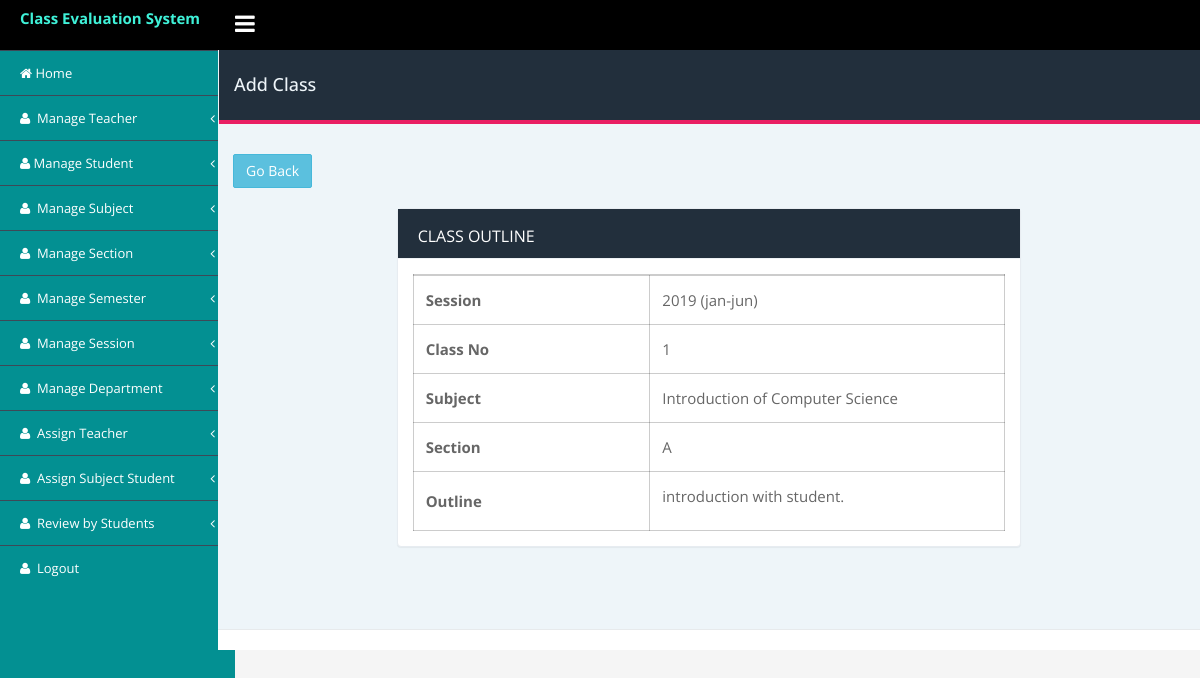
Screenshot of /admin/course_outline/course_outline_details.php?id=1 (signed in) with the database file from the repository.
### tables this page shows
CREATE TABLE `course_outline` (
  `id` int(11) NOT NULL,
  `assign_class_id` int(11) DEFAULT NULL COMMENT 'from assign class',
  `course_outline` text,
  `class_no` int(11) DEFAULT NULL COMMENT 'from assign class',
  `status` tinyint(4) NOT NULL DEFAULT '1',
  `created_at` datetime DEFAULT NULL,
  `updated_at` timestamp NULL DEFAULT NULL
);

CREATE TABLE `session` (
  `id` int(11) NOT NULL,
  `session_name` varchar(255) DEFAULT NULL,
  `year` year(4) NOT NULL,
  `status` tinyint(4) DEFAULT '1',
  `created_at` datetime DEFAULT NULL,
  `updated_at` timestamp NULL DEFAULT CURRENT_TIMESTAMP
);

CREATE TABLE `subject` (
  `id` int(11) NOT NULL,
  `subject_id` varchar(150) DEFAULT NULL,
  `subject_name` varchar(255) NOT NULL,
  `semester` int(11) DEFAULT NULL,
  `status` tinyint(4) NOT NULL DEFAULT '1' COMMENT '1=active,0=inactive',
  `created_at` datetime NOT NULL,
  `updated_at` timestamp NOT NULL DEFAULT CURRENT_TIMESTAMP
);

CREATE TABLE `section` (
  `id` int(11) NOT NULL,
  `section_name` varchar(255) DEFAULT NULL,
  `status` tinyint(4) DEFAULT '1' COMMENT '1=active,0=inactive',
  `created_at` datetime DEFAULT NULL,
  `updated_at` timestamp NULL DEFAULT NULL
);

### admin/course_outline/course_outline_details.php (the view, shortened to what this page needs)
<?php include('../includes/db/connection_db.php');?>
<!DOCTYPE html>
<html lang="en">
<head>
        <?php include('../includes/head_link.php');?>
    </head>
    <body class="fixed-top">
        <div id="wrapper">
             <?php include('../includes/nav_header.php');?>
            <div class="page-container">
                <?php include('../includes/left_sidebar.php');?>
                <div class="page-content-wrapper">
                    <div class="content-wrapper container">
                        <div class="row">
                            <div class="col-sm-12">
                                <div class="page-title">
                                    <div class="row">
                                        <h4 class="pull-left">Add Class</h4>
                                    </div>
                                </div>
                                <a class="btn btn-info" href="course_outline_list.php?id=<?php echo $_SESSION['page_id']?>">Go back</a>
                            </div>
                        </div>
                        <div class="row">
                            <div class="col-md-8 col-md-offset-2">
                                <div class="panel panel-card margin-b-30">
                                    <div class="panel-heading">
                                      Class Outline
                                    </div>
                                    <div class="panel-body">
                                    <div>
                                    <table class='class-layout'>
                                      <thead>
                                        <tr>
                                          <th width=40%></th>
                                          <th></th>
                                        </tr>
                                      </thead>
                                      <tbody>
                                      <?php
                                                if(isset($_GET['id'])){
                                                    $class_no_id = $_GET['id'];
                                                }
                                                $sql = "SELECT class_no, course_outline,
                                                section.section_name as section,
                                                session.session_name as session,
                                                session.year as s_year,
                                                subject.subject_name as subject
                                                from course_outline
                                                inner join assign_class
                                                on assign_class.id=course_outline.assign_class_id
                                                inner join assign_teacher as ast
                                                on ast.id = assign_class.assign_teacher_id
                                                inner join subject
                                                on subject.id=ast.subject_id
                                                inner join session
                                                on ast.session_id=session.id
                                                inner join section
                                                on ast.section_id=section.id
                                                where course_outline.id = $class_no_id and course_outline.status = 1";
                                                $result = $conn->query($sql);
                                                if ($result->num_rows > 0) {
                                                while($data = $result->fetch_assoc()) {
                                                 $section=$data['section'];
                                                 $session=$data['session'];
                                                 $s_year=$data['s_year'];
                                                 $subject=$data['subject'];
                                                 $course_outline=$data['course_outline'];
                                                 $class_no=$data['class_no'];
                                                ?>
                                                <tr>
                                                  <th>Session</th>
                                                  <td><?php echo $s_year." (".$session.")";?></td>
                                                </tr>
                                                <tr>
                                                  <th>Class No</th>
                                                  <td><?php echo $class_no;?></td>
                                                </tr>
                                                <tr>
                                                  <th>Subject</th>
                                                  <td><?=$subject;?></td>
                                                </tr>
                                                <tr>
                                                  <th>Section</th>
                                                <td><?=$section;?></td>
                                                </tr>
                                                <tr>
                                                  <th>Outline</th>
                                                <td><?php echo $course_outline;?></td>
                                                </tr>
                                                    <?php } } ?>
                                                    </tbody>
                                    </table>
                                    </div>
                                </div>
                            </div>
                        </div>
                    </div>
                  <?php include('../includes/footer.php');?>
            </div>
        </div>
    </body>
</html>

### admin/assets/css/style.css (style rules this page uses)
body { font-family: 'Open Sans', sans-serif; font-size: 13px; line-height: 1.42857143; color: #666; background-color: #f5f5f5; min-height: 100%; margin: 0px; padding: 0px; line-height: 24px; overflow-x: hidden; font-weight: 400; }
.margin-b-30 { margin:20px 0px; }
a { color: #3ff1d8; text-decoration: none; }
.panel { min-width:250px; }
.btn { text-transform: capitalize; font-weight: 400; letter-spacing: 0px; border-radius:2px; -webkit-border-radius: 2px; }
.fixed-top .page-container { margin-top: 50px; }
.page-container { margin: 0; padding: 0; position: relative; }
.content-wrapper.container { width: 100%; }
.page-title { margin: 0px; margin-left: -14px; margin-right: -15px; padding-left: 30px; padding-right: 30px; padding-top: 15px; padding-bottom: 15px; margin-bottom: 30px; background-color: #222f3c; color:#eef5f9!important; border-bottom: 4px solid #E91E63; }
.content-wrapper.container { padding-bottom:45px; }
.page-content-wrapper { margin-left: 218px; margin-top: 0; min-height: 600px; background: #eef5f9; position: relative; }
.panel { border: 1px solid #e7ecf1!important; border-radius: 0px; }
.panel-heading { border-bottom: 1px solid #eef1f5; padding: 15px 20px 10px; border-top-left-radius: 0px; border-top-right-radius: 0px; font-size: 16px; text-transform:uppercase; }
[class*="panel-"] > .panel-heading { border: 0; border-bottom: 1px solid #eef1f5; background-color: #222f3c; color: #fff; }
.panel { margin-bottom: 20px; background-color: #fff; border: 1px solid transparent; border-radius: 4px; -webkit-box-shadow: 0 1px 1px rgba(0,0,0,.05); box-shadow: 0 1px 1px rgba(0,0,0,.05); }

### admin/course_outline/course_outline_details.php (style rules this page uses)
.class-layout { width:100%; font-size: 15px; }
.class-layout tr, .class-layout tbody th, .class-layout td { padding: 12px; border:1px solid rgba(0, 0, 0, 0.2) }

### rows the page displays
course_outline: session.year "2019", session.session_name "jan-jun", class_no "1", subject.subject_name "Introduction of Computer Science", section.section_name "A", course_outline "introduction with student."
